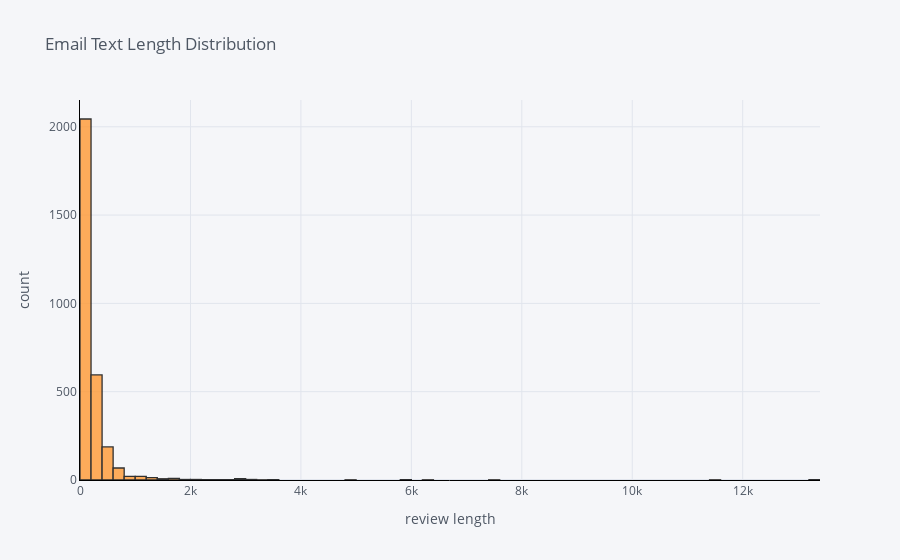

The notebook cell this image was saved under:
### Code cell
df['count'].iplot(
    kind='hist',
    bins=100,
    xTitle='review length',
    linecolor='black',
    yTitle='count',
    title='Email Text Length Distribution')

### Figure 1 — Plotly figure (JSON) as saved in the notebook; plotly's stock layout.template omitted (floating-point values rounded to 4 significant figures; data arrays with more than 128 entries replaced by an {"elided": "..."} marker saying what was removed)
{"data": [{"histfunc": "count", "histnorm": "", "marker": {"color": "rgba(255, 153, 51, 1.0)", "line": {"color": "#000000", "width": 1.3}}, "name": "count", "nbinsx": 100, "opacity": 0.8, "orientation": "v", "type": "histogram", "x": {"elided": "2999 int values"}}], "layout": {"barmode": "overlay", "legend": {"bgcolor": "#F5F6F9", "font": {"color": "#4D5663"}}, "paper_bgcolor": "#F5F6F9", "plot_bgcolor": "#F5F6F9", "title": {"font": {"color": "#4D5663"}, "text": "Email Text Length Distribution"}, "xaxis": {"gridcolor": "#E1E5ED", "linecolor": "black", "showgrid": true, "tickfont": {"color": "#4D5663"}, "title": {"font": {"color": "#4D5663"}, "text": "review length"}, "zerolinecolor": "#E1E5ED", "type": "linear", "range": [-0.5, 13400.0], "autorange": true}, "yaxis": {"gridcolor": "#E1E5ED", "linecolor": "black", "showgrid": true, "tickfont": {"color": "#4D5663"}, "title": {"font": {"color": "#4D5663"}, "text": "count"}, "zerolinecolor": "#E1E5ED", "range": [0, 2152.0], "autorange": true}, "autosize": true}}
